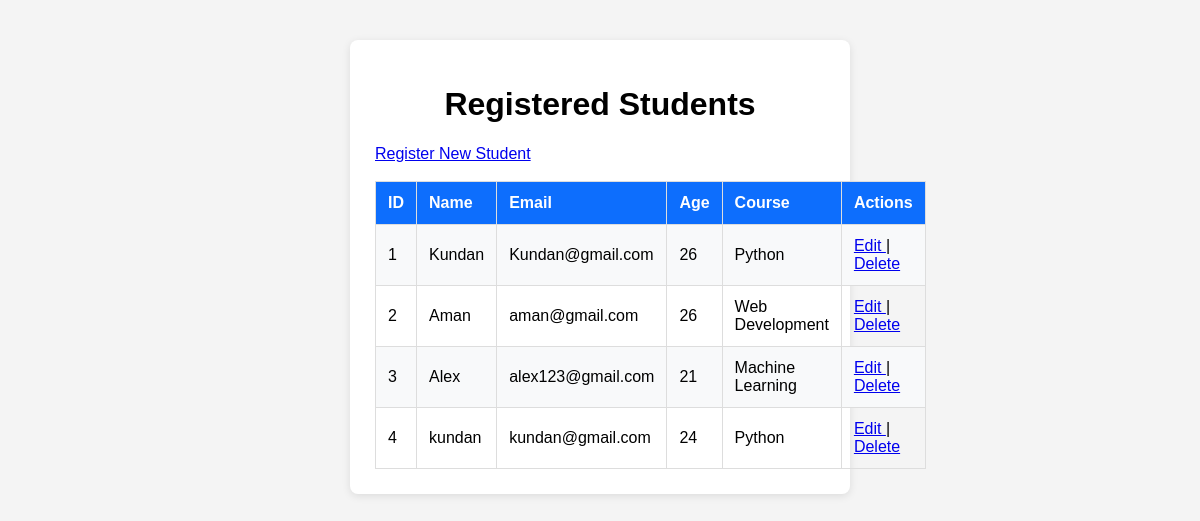
/students, run on the app's committed database.
### app/models.py (models this page shows)
class Student(db.Model):
    id = db.Column(
        db.Integer,
        primary_key=True
    )
    name = db.Column(
        db.String(100),
        nullable=False
    )
    email = db.Column(
            db.String(120),
            nullable=False,
            unique=True
    )
    age = db.Column(
            db.Integer,
            nullable=False
    )
    course = db.Column(
            db.String(100),
            nullable=False
    )

### app/routes.py (the view)
@main.route("/students")
def students():
    all_students = Student.query.all()
    return render_template("students.html", students=all_students)

### app/templates/students.html (shortened to what this page needs)
{% extends "base.html" %}
{% block content %}
<h1>Registered Students</h1>
<a href="{{ url_for('main.home') }}">Register New Student</a>
<br><br>
<table border="1" cellpadding="10">
    <tr>
        <th>ID</th>
        <th>Name</th>
        <th>Email</th>
        <th>Age</th>
        <th>Course</th>
        <th>Actions</th>
    </tr>
    {% for student in students %}
    <tr>
        <td>{{ student.id }}</td>
        <td>{{ student.name }}</td>
        <td>{{ student.email }}</td>
        <td>{{ student.age }}</td>
        <td>{{ student.course }}</td>
        <td>
            <a href="{{ url_for('main.edit_student', student_id=student.id) }}">
                Edit
            </a>
            |
            <a href="{{ url_for('main.delete_student',student_id=student.id) }}">
                Delete
            </a>
        </td>
    </tr>
    {% endfor %}
</table>
{% endblock %}

### app/templates/base.html (shortened to what this page needs)
<!DOCTYPE html>
<html lang="en">
<head>
    <link rel="stylesheet" href="{{ url_for('static', filename='css/style.css') }}">
</head>
<body>
    <div class="container">
        {% block content %}
        {% endblock %}
    </div>
</body>
</html>

### app/static/css/style.css (style rules this page uses)
body { font-family: Arial, Helvetica, sans-serif; background-color: #f4f4f4; margin: 0; }
.container { width: 450px; margin: 40px auto; background: white; padding: 25px; border-radius: 8px; box-shadow: 0px 2px 8px rgba(0,0,0,0.1); }
h1 { text-align: center; }
table { width: 100%; border-collapse: collapse; }
th,td { padding: 12px; border: 1px solid #ddd; text-align: left; }
th { background: #0d6efd; color: white; }
tr:nth-child(even) { background: #f8f9fa; }

### data on the page
Student: id "1", name "Kundan", email "Kundan@gmail.com", age "26", course "Python"
Student: id "2", name "Aman", email "aman@gmail.com", age "26", course "Web Development"
Student: id "3", name "Alex", email "alex123@gmail.com", age "21", course "Machine Learning"
Student: id "4", name "kundan", email "kundan@gmail.com", age "24", course "Python"
